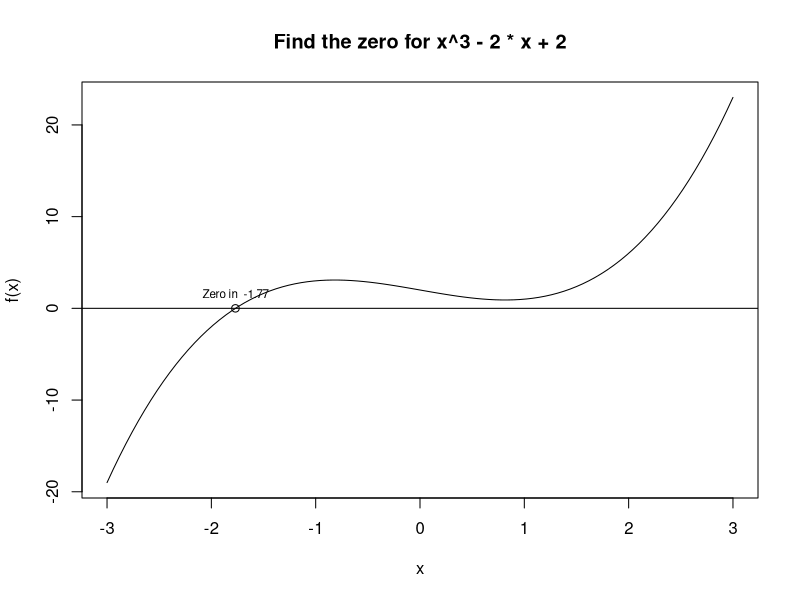

Here is the R script that generated this plot:
rm(list = ls())
left <- -3
right <- 3
#initial <- 0

# f <- function(x) {x^3 + 2 * x^2 - 7}
# f.prime <- function(x) {3 * x^2 + 4 * x}
f <- function(x) {x^3 - 2 * x + 2}

#curve(f, from = -10, to = 2)

# ############################### #
# find zero with bisection        #
# ############################### #
# parameters:
# f:    function for which we will find the zero
# left,right:         initial guesses f(left)*f(right) must be < 0
# tol:           precision tolerance, defaults to 10E-7
#
# use:
# x:     midpoint between left and right to be checked
#
# algo:
# - x <- midpoint between left and right
# - repeat if the absolute value of the function in x
#          is greater than the tolerance
#   - if f(left)*f(x) < 0 
#       right <- x , since the zero was between left 
#                    and x
#     else
#       left <- x,  since the zero was between x and right
#   - set x to the midpoint between left and right
# - the loop stops when the desired precision is reached 
# - return x
# 
zero_bisect <- function(f, left, right, tol = 10E-7){
  x <- (left + right) / 2
  while (abs(f(x)) > tol){
    if (f(left) * f(x) < 0)
      right <- x
    else 
      left <- x
    x <- (left + right) / 2
  } # end: while (abs(f(x)) > tol)
  return(x)
}

# ################################
# test code
if (f(left) * f(right) < 0)
  print("Initial values are OK")
result <- zero_bisect(f, left, right)
curve(f, from = left, to = right, 
      main = "Find the zero for x^3 - 2 * x + 2")
text(  result, f(result)
    , labels = paste("Zero in "
                     , round(result,2))
    , cex = 0.7, pos = 3)
points(x = result, y = 0, type = "b")
abline(h = 0)
# 

